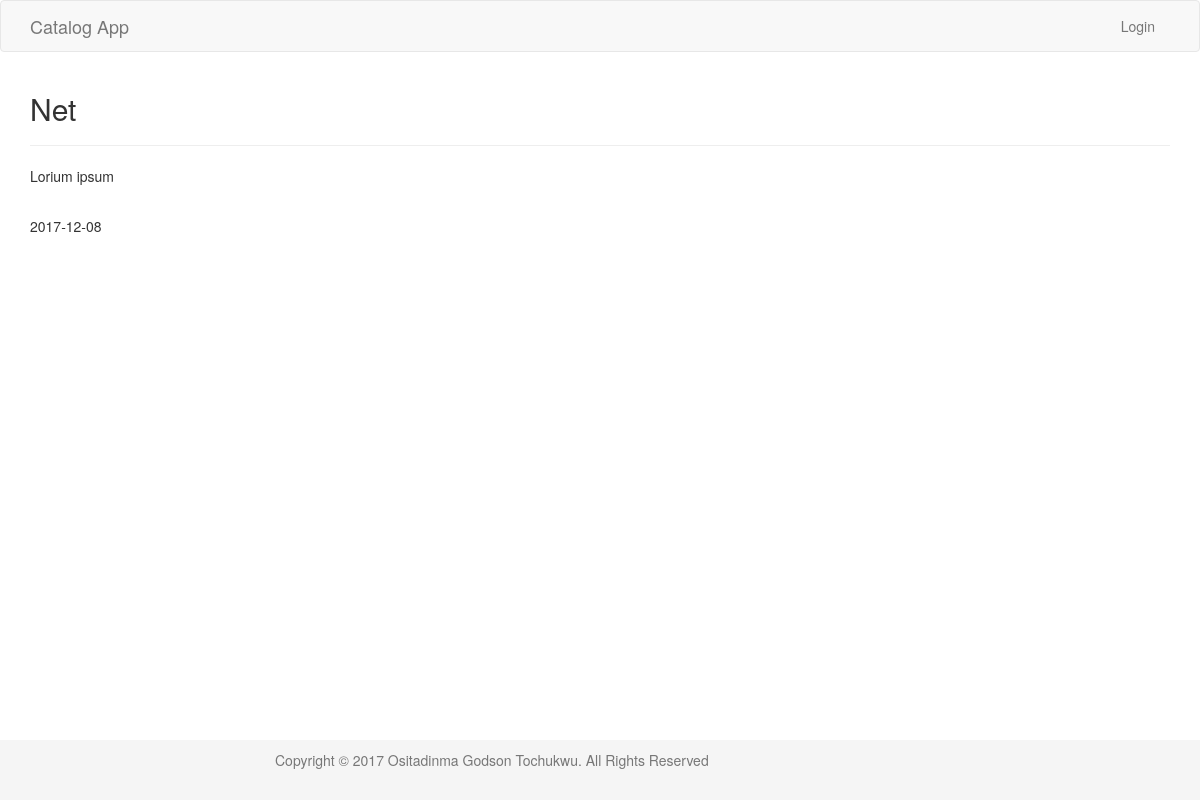
Screenshot of /category/item/2 with the database file from the repository.
### models.py (models this page shows, shortened)
class Item(Base):
    __tablename__ = "item"
    id = Column(Integer,
                Sequence(start=1, increment=1, name="item_id_sequence"),
                primary_key=True)
    name = Column(String, nullable=False)
    description = Column(String, nullable=False)
    user_id = Column(Integer, ForeignKey("user.id"))
    category_id = Column(Integer, ForeignKey("category.id"))
    created_date = Column(DateTime, nullable=True)
    updated_Date = Column(DateTime, nullable=True)
    user = relationship(User)
    cat = relationship(Category)

### views.py (the view)
@app.route('/category/item/<int:id>')
def item_page(id):
    item = session.query(Item).filter_by(id=id).one()
    user = None
    if 'email' in login_session:
        user = (session.query(User)
                .filter_by(email=login_session['email']).one())
    return render_template('item_page.html', item=item, user=user)

### templates/item_page.html (shortened to what this page needs)
{% extends "layout.html" %}
{% block body %}
    <section>
        <div class="row">
            <div class="col-md-12">
                <h2>{{ item.name }}</h2>
                <hr>
                <p>{{ item.description }}</p>
                <br>
                <p>{{ item.created_date.strftime('%Y-%m-%d')}}</p>
            </div>
        </div>
    </section>
{% endblock %}

### static/css/style.css (style rules this page uses)
html { position: relative; min-height: 100%; }
body { margin-bottom: 60px; }

### rows the page displays
Item: name "Net", description "Lorium ipsum", created_date "2017-12-08"
